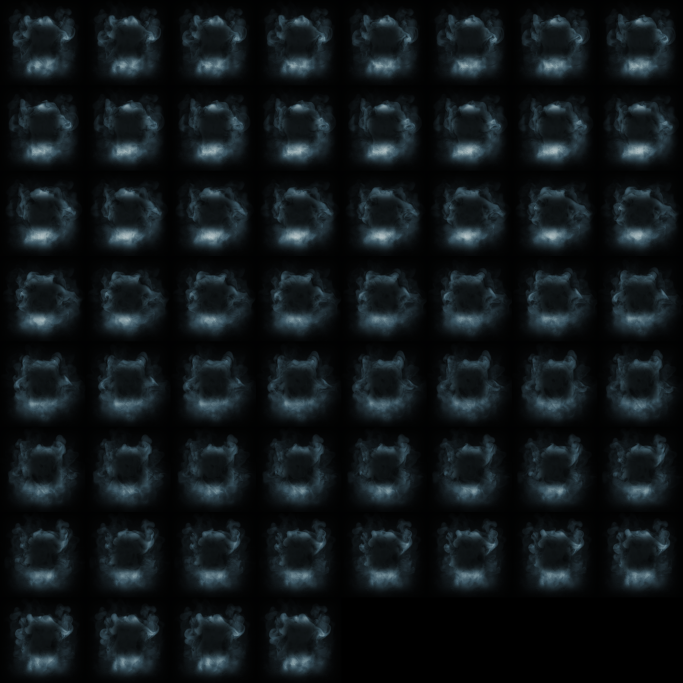
#> input picture graphics/entity/cold-chamber/cold-mist.png, 2048 x 2048 px (shown at 1/3 size)
$ python preview_v02.py out.png
#> lines starting #> are read from the running program, lines starting #| are printed output that depends on the picture
### dev/tools/cma_render.py
# Render CMA Graphics machines the way the game layers them: shadow, base,
# recipe-tint layer (greyscale x colour), additive emission. hr scale: 64 px/tile.
import json, re, os, colorsys
from PIL import Image, ImageChops

ROOT = os.environ.get("CMA_ROOT", "cma-graphics")  # unpacked cma-graphics mod

def sprites(machine):
    s = open(f"{ROOT}/lib/sprites/{machine}.lua").read()
    s = s[s.index("return") + 6:]
    s = re.sub(r'\["([^"]+)"\]\s*=', r'"\1":', s)
    s = re.sub(r'(\w+)\s*=', r'"\1":', s)
    s = re.sub(r'\{(-?[\d.]+),\s*(-?[\d.]+)\}', r'[\1, \2]', s)
    return json.loads(s)

# [16 lines left out: functions frame, hue_shift, not called in this run]

class Machine:
    def __init__(self, machine, key, tint=None, glow=None, glow_gain=1.0):
        self.machine, self.key = machine, key
        S = sprites(machine)
        self.S = S[key] if key in S else S
        self.prefix = f"{ROOT}/graphics/entity/{machine}/{machine}-{key}-hr"
        self.tint, self.glow, self.glow_gain = tint, glow, glow_gain
        self.frames = self.S["main"].get("frame_count", 1)

    # [29 lines left out: function draw, not called in this run]

def ground(w, h, seed=3):
    import random
    random.seed(seed)
    img = Image.new("RGBA", (w, h), (78, 70, 56, 255))
    px = img.load()
    for _ in range(w * h // 9):
        x, y = random.randrange(w), random.randrange(h)
        d = random.randint(-10, 8)
        r, g, b, a = px[x, y]
        px[x, y] = (max(0, r + d), max(0, g + d), max(0, b + d), 255)
    return img

### dev/tools/preview_v02.py
# Review previews for v0.2: encapsulator (press) and cryo vault, with the
# mod's own mist and frost overlays, layered the way the game draws them.
import os, sys; sys.path.insert(0, os.path.dirname(os.path.abspath(__file__)))
import cma_render as R
from PIL import Image, ImageDraw, ImageFont, ImageChops
MOD = os.environ.get('GCS_MOD', os.path.abspath(os.path.join(os.path.dirname(os.path.abspath(__file__)), '..', '..')))
OUT = sys.argv[1]
F = ImageFont.truetype("/usr/share/fonts/truetype/dejavu/DejaVuSans-Bold.ttf", 15)
ICE = (153, 217, 255)
R.ROOT_MOD = MOD

def additive(canvas, img, center, shift, alpha=1.0):
    x = int(center[0] + shift[0] * 64 - img.width / 2); y = int(center[1] + shift[1] * 64 - img.height / 2)
    layer = Image.new('RGBA', canvas.size, (0, 0, 0, 0)); layer.alpha_composite(img, (max(0, x), max(0, y)))
    a = layer.split()[3].point(lambda v: int(v * alpha))
    rgb = Image.composite(Image.merge('RGB', layer.split()[:3]), Image.new('RGB', canvas.size), a)
    canvas.paste(Image.merge('RGBA', (*ImageChops.add(Image.merge('RGB', canvas.split()[:3]), rgb).split(), canvas.split()[3])))

def sheet_frame(path, w, h, n, cols, i, scale=0.5):
    im = Image.open(path).convert('RGBA'); i = int(i) % n
    fr = im.crop(((i % cols) * w, (i // cols) * h, (i % cols + 1) * w, (i // cols + 1) * h))
    k = scale / 0.5
    return fr.resize((int(w * k), int(h * k)), Image.LANCZOS) if k != 1 else fr

mist_sheet = Image.open(f'{MOD}/graphics/entity/cold-chamber/cold-mist.png').convert('RGBA')
def mist(i, scale):
    i = int(i) % 60
    fr = mist_sheet.crop(((i % 8) * 256, (i // 8) * 256, (i % 8 + 1) * 256, (i // 8 + 1) * 256))
    k = scale / 0.5
    return fr.resize((int(256 * k), int(256 * k)), Image.LANCZOS)

def press(canvas, c, tick, d='north'):
    m = R.Machine('industrial-press', f'mk2-{d}', tint=ICE, glow=ICE)
    m.draw(canvas, c, int(tick * 0.5))
    M = m.S['main']
    fr = sheet_frame(f'{MOD}/graphics/entity/encapsulator/frost-{d}.png', M['width'], M['height'], 32, 8, tick * 0.5)
    canvas.alpha_composite(fr, (int(c[0] + M['shift'][0] * 64 - fr.width / 2), int(c[1] + M['shift'][1] * 64 - fr.height / 2)))
    tint_shift = m.S['tint']['shift']
    additive(canvas, mist(tick * 0.15, 0.65), c, (0, -10 / 32), 0.6)

def vault(canvas, c, tick, glow=None, cooling=True):
    m = R.Machine('pressure-tank', 'mk3-north', glow=glow)
    m.draw(canvas, c, 0, working=False)
    if cooling:
        S = m.S['emission']
        e = Image.open(f'{R.ROOT}/graphics/entity/pressure-tank/pressure-tank-mk3-north-hr-emission.png').convert('RGBA')
        if glow: e = R.hue_shift(e, glow)
        additive(canvas, e, c, S['shift'])
        additive(canvas, mist(tick * 0.15, 0.65), c, (0, -10 / 32), 0.6)

def gif(path, w, h, frames, draw, title):
#> called with path = 'out.png/encapsulator-press.gif', w = 1200, h = 380, frames = 96
    bg = R.ground(w, h)
#> in ground, `img = Image.new("RGBA", (w, h), (78, 70, 56, 255))`:
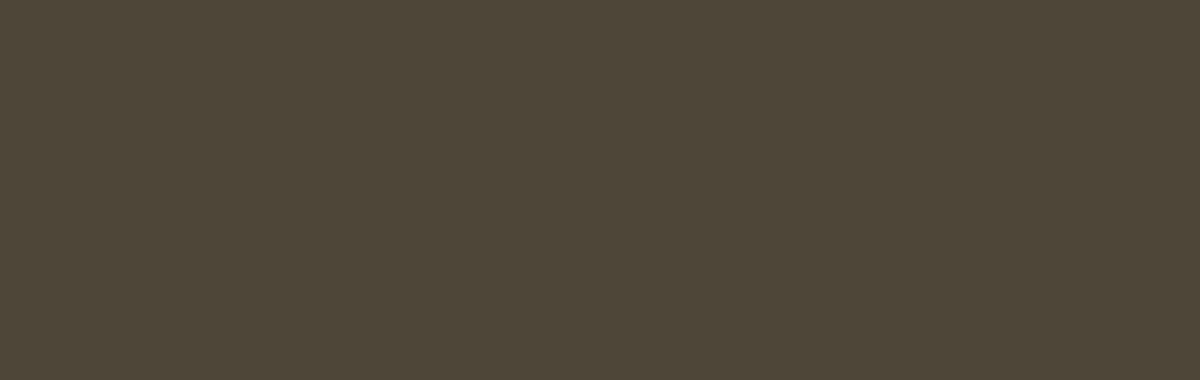
#> img: PIL image 1200x380 RGBA; mean R, G, B, A 78, 70, 56, 255
    out = []
    for f in range(frames):
        im = bg.copy(); draw(im, f * 2)
        ImageDraw.Draw(im).text((10, 8), title, fill=(255, 255, 255), font=F)
        out.append(im.convert('RGB').quantize(colors=255, method=Image.Quantize.FASTOCTREE))
    out[0].save(path, save_all=True, append_images=out[1:], duration=33, loop=0, optimize=True)

def enc(im, t):
    for k, d in enumerate(['north', 'east', 'south', 'west']):
        press(im, (170 + k * 300, 220), t, d)
#> (the run stopped early here; a loop or call above may not have finished)
